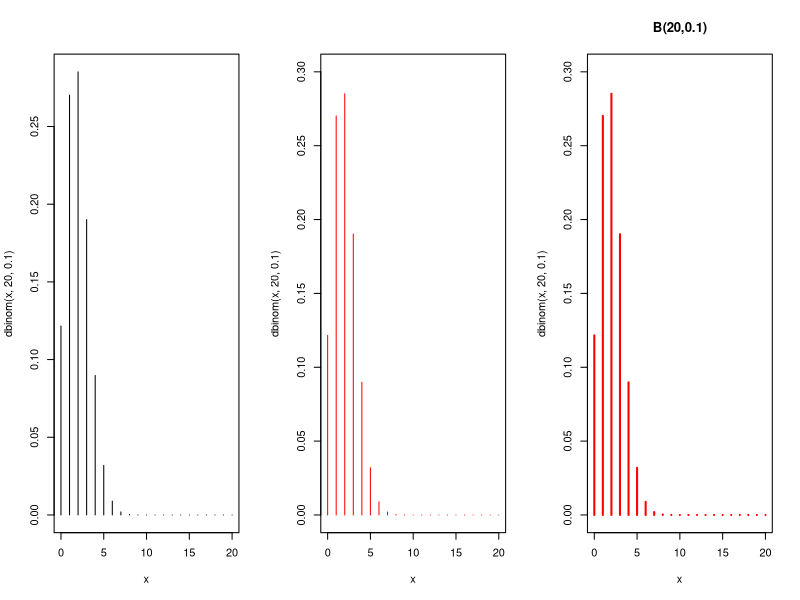

Here is the R script that generated this plot:
par(mfrow = c(1,3))

x <- 0:20
plot(x, dbinom(x, 20, 0.1), type = "h")
plot(x, dbinom(x, 20, 0.1), type = "h",
     col = "red", ylim = c(0, 0.3))
plot(x, dbinom(x, 20, 0.1), type = "h",
     col = "red" ,ylim = c(0, 0.3),
     main = "B(20,0.1)", lwd = 2)
